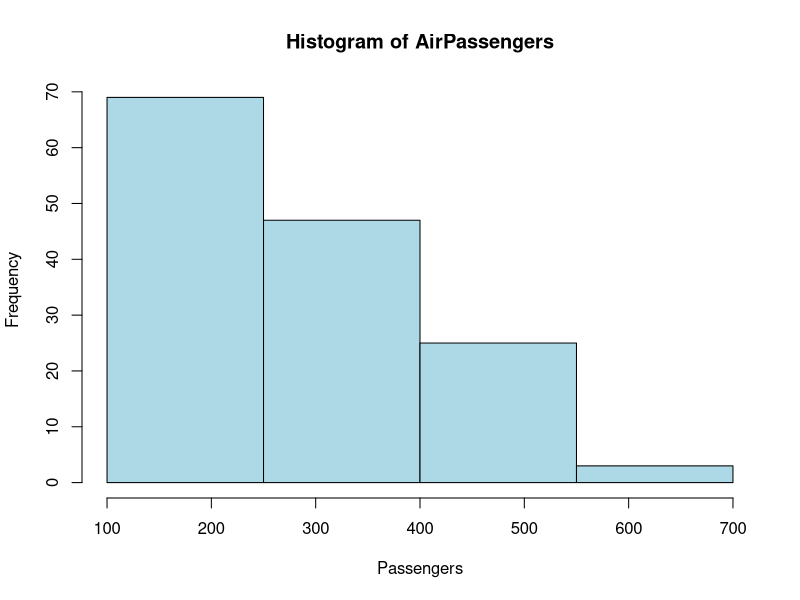

The R script that drew this image:
# Load dataset
data("AirPassengers")

# Create histogram with specified bins
hist(AirPassengers, breaks=seq(100, 700, by=150), col="lightblue",
     main="Histogram of AirPassengers", xlab="Passengers", ylab="Frequency")
